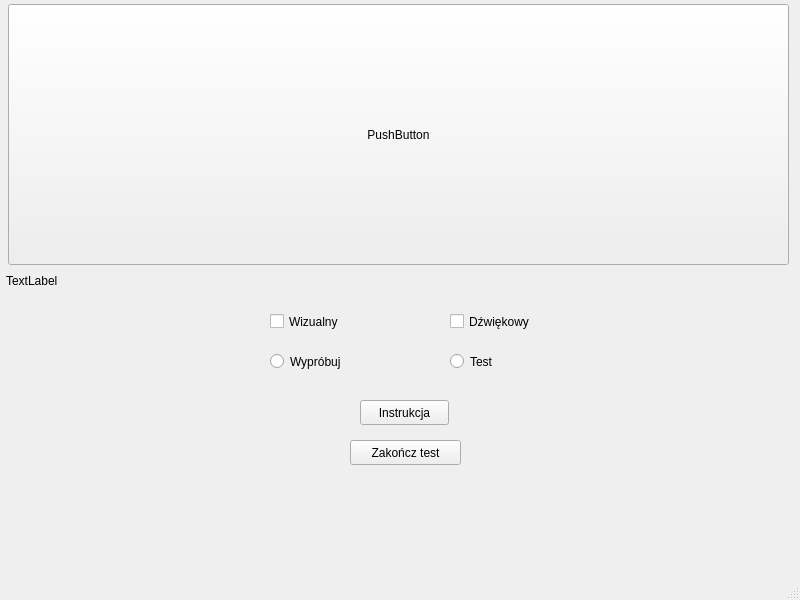
<?xml version="1.0" encoding="UTF-8"?>
<ui version="4.0">
 <class>MainWindow</class>
 <widget class="QMainWindow" name="MainWindow">
  <property name="geometry">
   <rect>
    <x>0</x>
    <y>0</y>
    <width>800</width>
    <height>600</height>
   </rect>
  </property>
  <property name="windowTitle">
   <string>MainWindow</string>
  </property>
  <widget class="QWidget" name="centralwidget">
   <widget class="QLabel" name="label">
    <property name="geometry">
     <rect>
      <x>6</x>
      <y>270</y>
      <width>781</width>
      <height>21</height>
     </rect>
    </property>
    <property name="text">
     <string>TextLabel</string>
    </property>
   </widget>
   <widget class="QPushButton" name="pushButton_3">
    <property name="geometry">
     <rect>
      <x>350</x>
      <y>440</y>
      <width>111</width>
      <height>25</height>
     </rect>
    </property>
    <property name="text">
     <string>Zakończ test</string>
    </property>
   </widget>
   <widget class="QPushButton" name="pushButton_4">
    <property name="geometry">
     <rect>
      <x>360</x>
      <y>400</y>
      <width>89</width>
      <height>25</height>
     </rect>
    </property>
    <property name="text">
     <string>Instrukcja</string>
    </property>
   </widget>
   <widget class="QRadioButton" name="radioButton">
    <property name="geometry">
     <rect>
      <x>270</x>
      <y>350</y>
      <width>112</width>
      <height>23</height>
     </rect>
    </property>
    <property name="text">
     <string>Wypróbuj</string>
    </property>
   </widget>
   <widget class="QRadioButton" name="radioButton_2">
    <property name="geometry">
     <rect>
      <x>450</x>
      <y>350</y>
      <width>112</width>
      <height>23</height>
     </rect>
    </property>
    <property name="text">
     <string>Test</string>
    </property>
   </widget>
   <widget class="QPushButton" name="pushButton_5">
    <property name="geometry">
     <rect>
      <x>8</x>
      <y>4</y>
      <width>781</width>
      <height>261</height>
     </rect>
    </property>
    <property name="text">
     <string>PushButton</string>
    </property>
   </widget>
   <widget class="QCheckBox" name="checkBox">
    <property name="geometry">
     <rect>
      <x>270</x>
      <y>310</y>
      <width>92</width>
      <height>23</height>
     </rect>
    </property>
    <property name="text">
     <string>Wizualny</string>
    </property>
   </widget>
   <widget class="QCheckBox" name="checkBox_2">
    <property name="geometry">
     <rect>
      <x>450</x>
      <y>310</y>
      <width>101</width>
      <height>23</height>
     </rect>
    </property>
    <property name="text">
     <string>Dźwiękowy</string>
    </property>
   </widget>
  </widget>
  <widget class="QMenuBar" name="menubar">
   <property name="geometry">
    <rect>
     <x>0</x>
     <y>0</y>
     <width>800</width>
     <height>22</height>
    </rect>
   </property>
  </widget>
  <widget class="QStatusBar" name="statusbar"/>
 </widget>
 <resources/>
 <connections/>
</ui>
